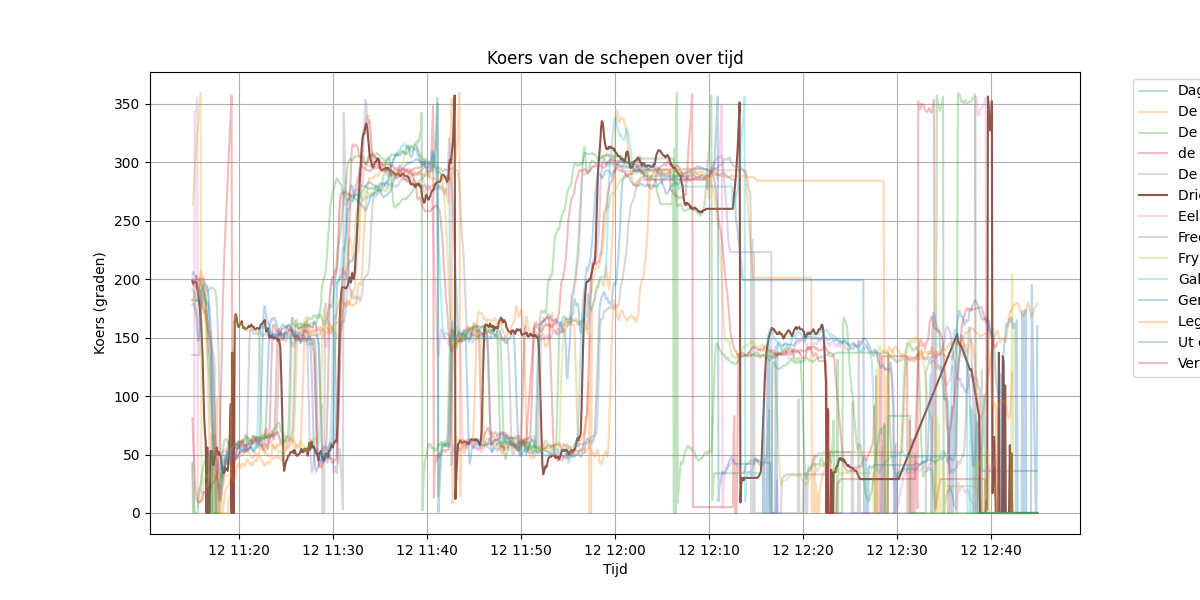

Here is the Python script that generated this plot:

import json
import matplotlib.pyplot as plt
from datetime import datetime

# Load the data from the JSON file
with open('BClasseSloten.json', 'r') as f:
    data = json.load(f)

# Create a new plot
plt.figure(figsize=(12, 6))

# Iterate over each ship track in the data
for ship in data['shiptracks']:
    # Convert timestamps to datetime objects
    timestamps = [datetime.fromtimestamp(ts) for ts in ship['stamp']]
    
    # Filter data from 11:15
    start_time = datetime.strptime("11:15", "%H:%M").time()
    
    filtered_timestamps = []
    filtered_course = []
    
    for i, ts in enumerate(timestamps):
        if ts.time() >= start_time:
            filtered_timestamps.append(ts)
            filtered_course.append(ship['course'][i])

    # Plot course against time
    if ship['name'] == 'Drie Gebroeders':
        plt.plot(filtered_timestamps, filtered_course, label=ship['name'])
    else:
        plt.plot(filtered_timestamps, filtered_course, label=ship['name'], alpha=0.3)

# Add labels and title
plt.xlabel('Tijd')
plt.ylabel('Koers (graden)')
plt.title('Koers van de schepen over tijd')
plt.legend(bbox_to_anchor=(1.05, 1), loc='upper left')
plt.grid(True)

# Show the plot
plt.savefig('koers_tijd.png')
